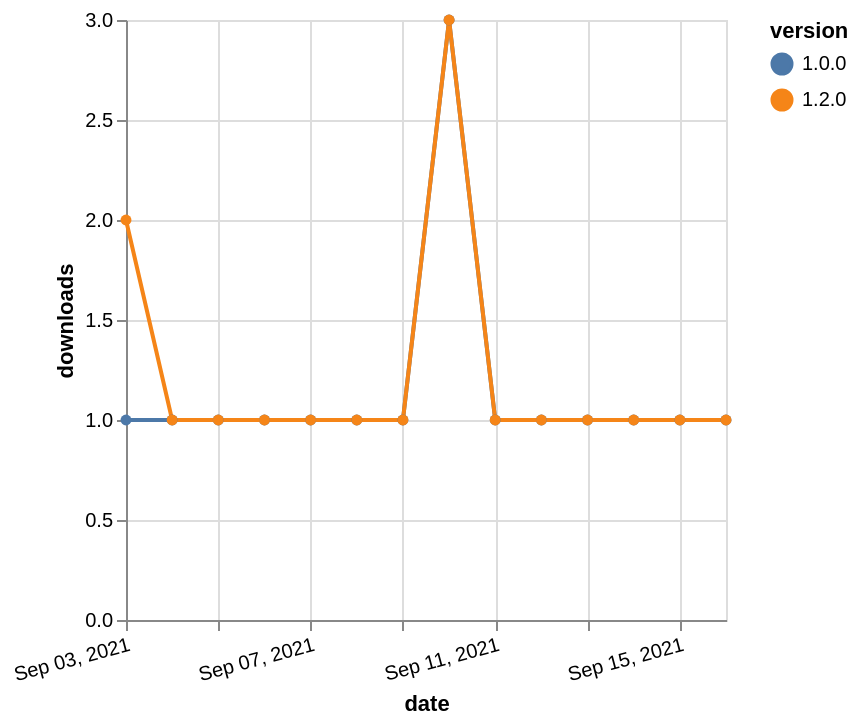

Express this chart as Vega-Lite.
### Vega-Lite specification from a JSON file in a GitHub repository (floating-point values rounded to 4 significant figures)
{"$schema": "https://vega.github.io/schema/vega-lite/v5.json", "description": "A simple bar chart with embedded data.", "data": {"values": [{"date": "2021-09-03", "total": 168, "delta": 1, "version": "1.0.0"}, {"date": "2021-09-04", "total": 169, "delta": 1, "version": "1.0.0"}, {"date": "2021-09-05", "total": 170, "delta": 1, "version": "1.0.0"}, {"date": "2021-09-06", "total": 171, "delta": 1, "version": "1.0.0"}, {"date": "2021-09-07", "total": 172, "delta": 1, "version": "1.0.0"}, {"date": "2021-09-08", "total": 173, "delta": 1, "version": "1.0.0"}, {"date": "2021-09-09", "total": 174, "delta": 1, "version": "1.0.0"}, {"date": "2021-09-10", "total": 177, "delta": 3, "version": "1.0.0"}, {"date": "2021-09-11", "total": 178, "delta": 1, "version": "1.0.0"}, {"date": "2021-09-12", "total": 179, "delta": 1, "version": "1.0.0"}, {"date": "2021-09-13", "total": 180, "delta": 1, "version": "1.0.0"}, {"date": "2021-09-14", "total": 181, "delta": 1, "version": "1.0.0"}, {"date": "2021-09-15", "total": 182, "delta": 1, "version": "1.0.0"}, {"date": "2021-09-16", "total": 183, "delta": 1, "version": "1.0.0"}, {"date": "2021-09-03", "total": 116, "delta": 2, "version": "1.2.0"}, {"date": "2021-09-04", "total": 117, "delta": 1, "version": "1.2.0"}, {"date": "2021-09-05", "total": 118, "delta": 1, "version": "1.2.0"}, {"date": "2021-09-06", "total": 119, "delta": 1, "version": "1.2.0"}, {"date": "2021-09-07", "total": 120, "delta": 1, "version": "1.2.0"}, {"date": "2021-09-08", "total": 121, "delta": 1, "version": "1.2.0"}, {"date": "2021-09-09", "total": 122, "delta": 1, "version": "1.2.0"}, {"date": "2021-09-10", "total": 125, "delta": 3, "version": "1.2.0"}, {"date": "2021-09-11", "total": 126, "delta": 1, "version": "1.2.0"}, {"date": "2021-09-12", "total": 127, "delta": 1, "version": "1.2.0"}, {"date": "2021-09-13", "total": 128, "delta": 1, "version": "1.2.0"}, {"date": "2021-09-14", "total": 129, "delta": 1, "version": "1.2.0"}, {"date": "2021-09-15", "total": 130, "delta": 1, "version": "1.2.0"}, {"date": "2021-09-16", "total": 131, "delta": 1, "version": "1.2.0"}]}, "width": "container", "mark": {"type": "line", "point": {"filled": true}}, "encoding": {"x": {"field": "date", "type": "temporal", "timeUnit": "yearmonthdate", "title": "date", "axis": {"labelAngle": -15}}, "y": {"field": "delta", "type": "quantitative", "title": "downloads"}, "color": {"field": "version", "type": "nominal"}, "tooltip": {"field": "delta"}}}
